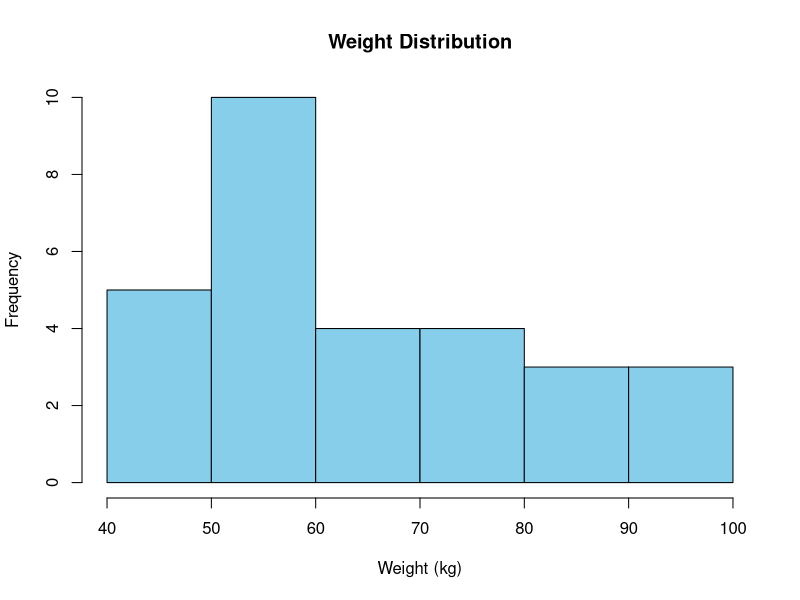
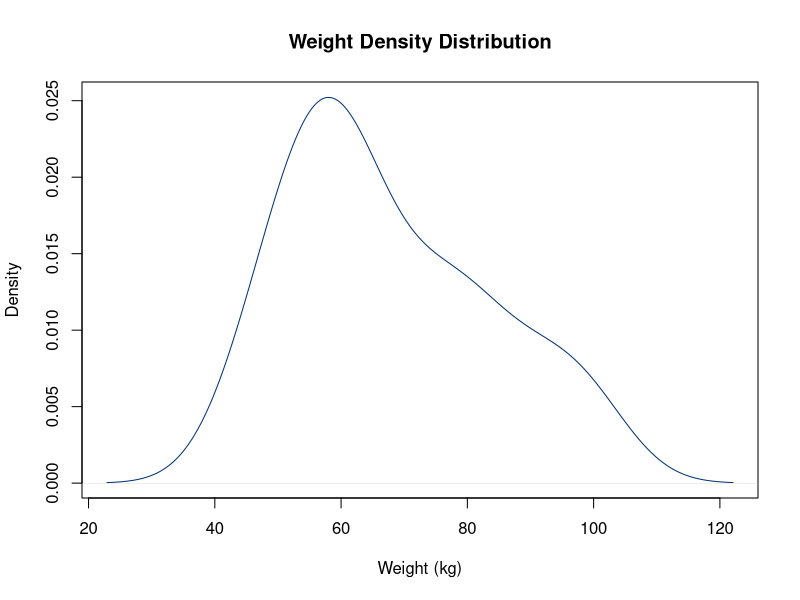

The R source for these figures, in order:
# --- Step 1: Load dataset from CSV ---
df <- read.csv("Alia_Rezae_itc255.csv")
View(df)

# --- Step 2: FDT for a Qualitative variable (e.g., Level of Satisfaction) ---
AbsFreq <- table(df$Level.of.Satisfaction)       # Absolute Frequency
RelFreq <- round(prop.table(AbsFreq), 2)         # Relative Frequency
CumFreq <- cumsum(RelFreq)                       # Cumulative Frequency

FDT_satisfaction <- cbind(AbsFreq, RelFreq, CumFreq)
FDT_satisfaction
View(FDT_satisfaction)

# --- Step 3: Histogram and Density for a Quantitative variable (e.g., Weight) ---
hist(df$Weight..kg.,
     col = "skyblue",
     main = "Weight Distribution",
     xlab = "Weight (kg)")

plot(density(df$Weight..kg.),
     col = "#003377",
     main = "Weight Density Distribution",
     xlab = "Weight (kg)")
